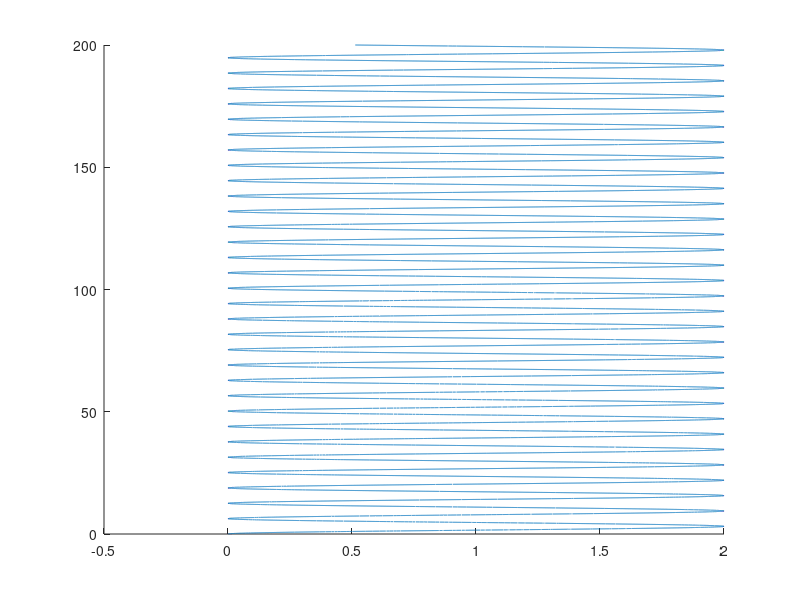

This chart was generated by the following MATLAB code:
ds = 0.001;
fx = @(t) sin(t);
a = 0;
b = 200;
N = (b - a)/ds;
s = linspace(a, b, N);
dt = 0.001;
t = linspace(0, dt*N, N);
x_stream = zeros(N,1);
y_stream = zeros(N,1);
x_path = zeros(N, 1);
y_path = zeros(N, 1);
for i=2:N
    x_stream(i) = x_stream(i-1) + ds*fx(3*pi/2);
    y_stream(i) = y_stream(i-1) + ds;
    x_path(i) = x_path(i-1) + dt*fx(t(i-1));
    y_path(i) = y_path(i-1) + dt;
end
%plot(x_stream, y_stream);
hold on
%quiver(x_path, y_path);
plot3(x_path, y_path,t);

